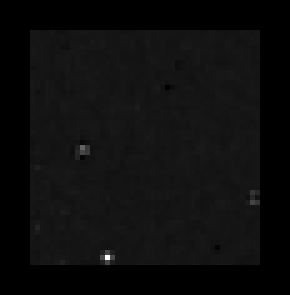
#> input picture data/psf_residual.fits, 58 x 59 px, found by its file name (shown 5 times larger)
$ python detect.py
#> lines starting #> are read from the running program, lines starting #| are printed output that depends on the picture; after the words box and inside, x2 and y2 are one past the last pixel; in counts of white or black regions, pixels touching at a corner belong together

import numpy as np
import matplotlib.pyplot as plt

from astropy.io import fits
from astropy.wcs import WCS
from astropy.table import Table
from scipy.ndimage import label

# Load residual map

with fits.open("data/psf_residual.fits") as hdul:
#> hdul = 1 item
    residual = hdul[0].data
    wcs = WCS(hdul[0].header)

threshold = 4.0
min_pixels = 2

candidates = []

# Detect positive and negative residuals

for sign in [1, -1]:

    signed = sign * residual

    mask = (
        np.isfinite(signed)
        & (signed >= threshold)
    )

    labels, count = label(
        mask,
        structure=np.ones((3, 3))
    )

    for i in range(1, count + 1):

        region = labels == i

        yy, xx = np.where(region)

        if len(xx) < min_pixels:
            continue

        weights = signed[region]

        # Intensity-weighted centroid

        x = np.average(xx, weights=weights)
        y = np.average(yy, weights=weights)

        peak = np.max(weights)

        sky = wcs.pixel_to_world(x, y)

        candidates.append({
            "x": x,
            "y": y,
            "ra": sky.ra.deg,
            "dec": sky.dec.deg,
            "sign": sign,
            "peak": peak,
            "pixels": len(xx)
        })
#> this loop made 2 passes
#> count on passes 1 to 2: 8, 6
#> pass 1, `mask = ( np.isfinite(signed) & (signed >= threshold) )`:
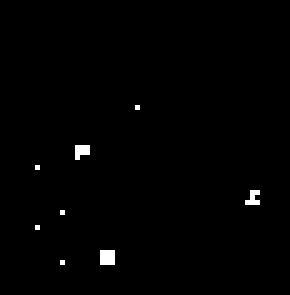
#> mask: shape (59, 58) bool (shown 5 times larger); 0.79% white in thin lines or dots, all inside (x1, y1, x2, y2) = (7, 21, 52, 53)
#> pass 2, `signed = sign * residual`:
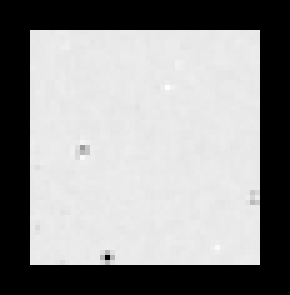
#> signed: shape (59, 58) float64 (shown 5 times larger); 36.82% of the values are NaN or infinite; the others: min -168.1, max 15.25, mean -0.246; drawn with min black, max white, NaN and infinite black
#> pass 2, `mask = ( np.isfinite(signed) & (signed >= threshold) )`:
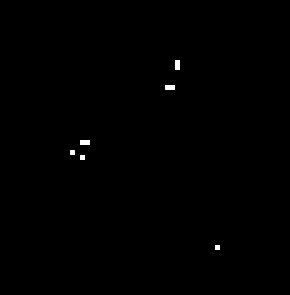
#> mask: shape (59, 58) bool (shown 5 times larger); 0.26% white in thin lines or dots, all inside (x1, y1, x2, y2) = (14, 12, 44, 50)
#> after the loop:
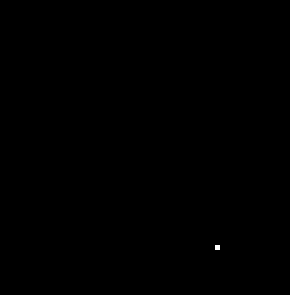
#> region: shape (59, 58) bool (shown 5 times larger); 0.03% white in thin lines or dots, all inside (x1, y1, x2, y2) = (43, 49, 44, 50)
#> after the loop, candidates = 6 items

# Save candidate catalogue

columns = [
    "x", "y", "ra", "dec",
    "sign", "peak", "pixels"
]

table = Table(
    rows=[
        [c[k] for k in columns]
        for c in candidates
    ],
    names=columns
)

table.write(
    "data/candidates.csv",
    overwrite=True
)

print("Total candidates:", len(candidates))
#| Total candidates: 6

for c in candidates:

    print(
        f"x={c['x']:.2f}, "
        f"y={c['y']:.2f}, "
        f"peak={c['peak']:.2f}, "
        f"sign={c['sign']}"
    )
#> this loop made 6 passes
#| x=16.12, y=29.54, peak=56.25, sign=1
#| x=50.28, y=39.23, peak=33.61, sign=1
#| x=20.99, y=51.01, peak=168.11, sign=1
#| x=35.00, y=12.49, peak=5.37, sign=-1
#| x=33.28, y=17.00, peak=15.25, sign=-1
#| x=16.33, y=28.00, peak=8.62, sign=-1

# Plot detected candidates

fig, ax = plt.subplots(figsize=(8, 8))

im = ax.imshow(
    residual,
    origin="lower",
    cmap="RdBu_r",
    vmin=-5,
    vmax=5
)

for i, c in enumerate(candidates):

    color = "lime" if c["sign"] == 1 else "cyan"

    circle = plt.Circle(
        (c["x"], c["y"]),
        radius=2.5,
        fill=False,
        color=color,
        linewidth=1.5
    )

    ax.add_patch(circle)

    ax.text(
        c["x"] + 3,
        c["y"] + 3,
        str(i + 1),
        color=color,
        fontsize=10
    )
#> this loop made 6 passes
#> color on passes 1 to 6: 'lime', 'lime', 'lime', 'cyan', 'cyan', 'cyan'

plt.colorbar(im, label="Residual / MAD noise")

ax.set_title("PlanetHunter: Candidate Detections")

plt.show()
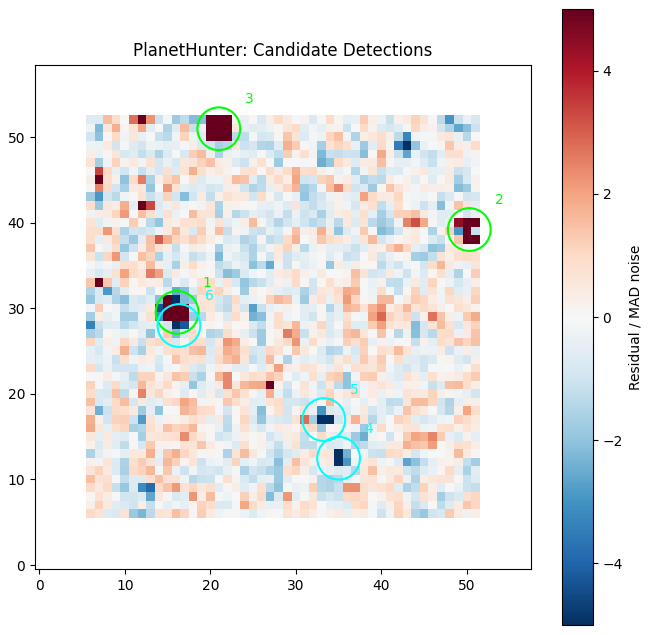
#> figure drawn by matplotlib, 2 panels

$ run again, with data/aligned2.fits copied over data/psf_residual.fits
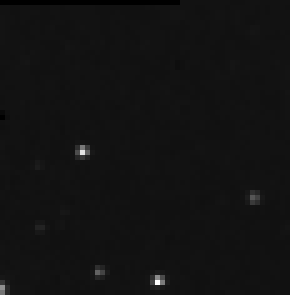
#> input picture data/aligned2.fits, 58 x 59 px, found by its file name (shown 5 times larger)
#> hdul = 1 item
#> the loop `for sign in [1, -1]: ` made 2 passes
#> count on passes 1 to 2: 3, 0
#> pass 2, `signed = sign * residual`:
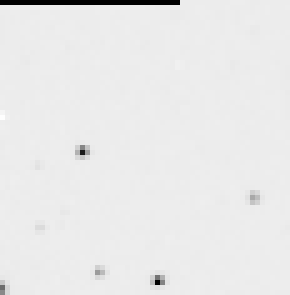
#> signed: shape (59, 58) float64 (shown 5 times larger); 1.05% of the values are NaN or infinite; the others: min -7.58, max 0.196, mean -0.378; drawn with min black, max white, NaN and infinite black
#| Total candidates: 1
#> the loop `for c in candidates: ` made 1 pass
#| x=31.00, y=55.65, peak=7.58, sign=1
#> the loop `for i, c in enumerate(candidates): ` made 1 pass
#> color on pass 1: 'lime'
#> `plt.show()`:
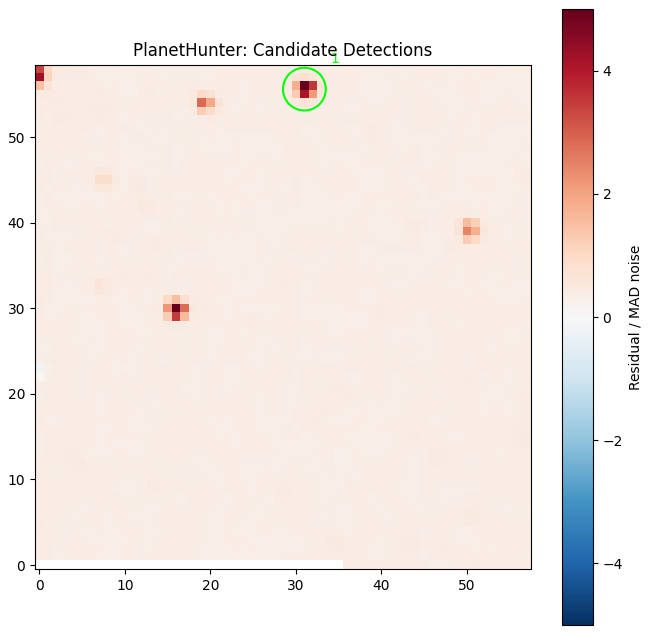
#> figure drawn by matplotlib, 2 panels
